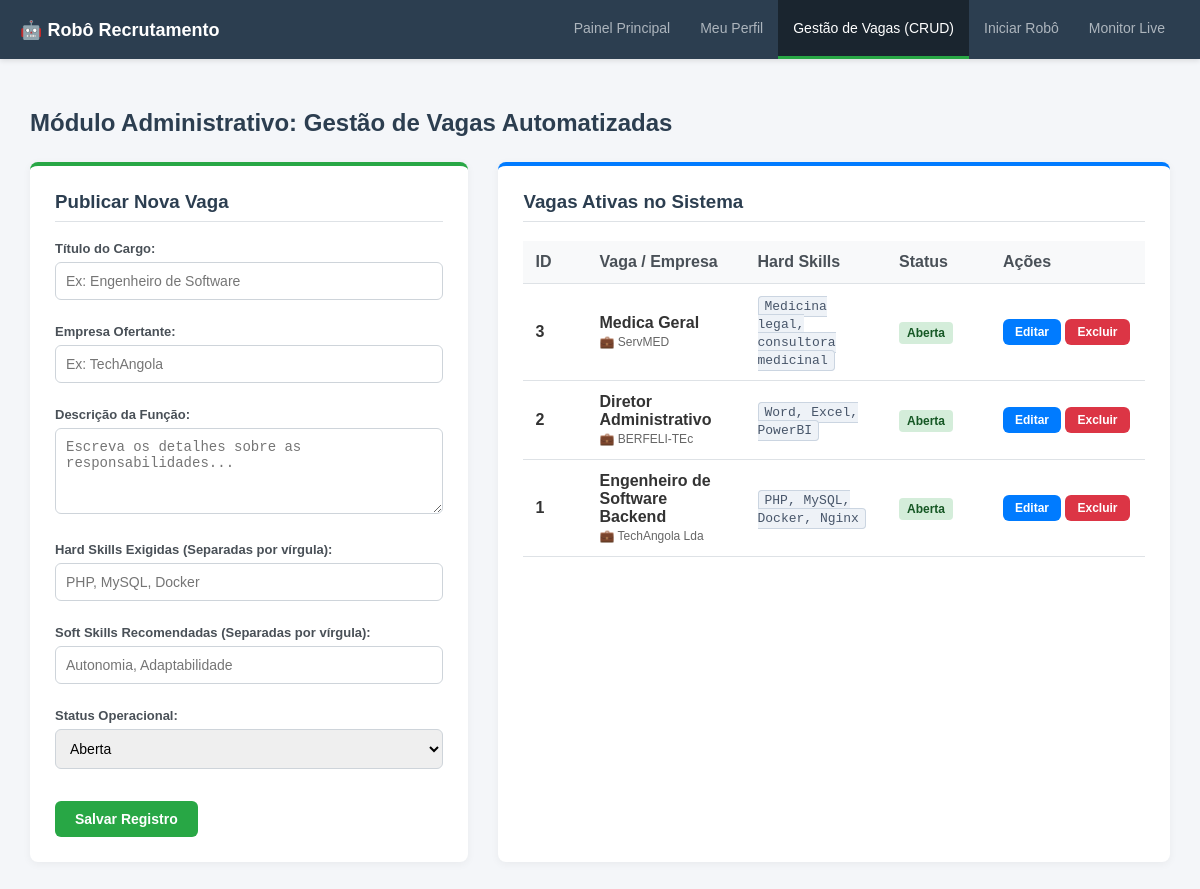
The app's page /vaga.php with its own data.
### tables this page shows
CREATE TABLE `vagas` (
  `id` int(11) NOT NULL,
  `titulo` varchar(255) NOT NULL,
  `empresa` varchar(255) NOT NULL,
  `descricao` text NOT NULL,
  `hard_skills_exigidas` text NOT NULL,
  `soft_skills_exigidas` text NOT NULL,
  `status_vaga` enum('Aberta','Fechada') DEFAULT 'Aberta',
  `criada_em` timestamp NOT NULL DEFAULT current_timestamp(),
  `email_recrutador` varchar(255) DEFAULT 'recrutamento.empresa.exemplo@gmail.com'
);

### vaga.php (the view, shortened to what this page needs)
<?php
$conn = new mysqli("localhost", "root", "", "sistema_recrutamento_db");
$vaga_edit = null;
$vagas_listagem = $conn->query("SELECT * FROM vagas ORDER BY id DESC");
?>
<!DOCTYPE html>
<html lang="pt">
<head>
</head>
<body>
    <nav class="navbar">
        <a class="navbar-brand" href="index.php">🤖 Robô Recrutamento</a>
        <ul class="navbar-nav">
            <li><a href="index.php">Painel Principal</a></li>
            <li><a href="perfil.php">Meu Perfil</a></li>
            <li><a href="vaga.php" class="active">Gestão de Vagas (CRUD)</a></li>
            <li><a href="executar.php">Iniciar Robô</a></li>
            <li><a href="monitor.php" target="_blank">Monitor Live</a></li>
        </ul>
    </nav>
    <div class="wrapper">
        <h2>Módulo Administrativo: Gestão de Vagas Automatizadas</h2>
        <div class="container">
            <div class="form-section">
                <h3><?php echo $vaga_edit ? "Editar Vaga #".$vaga_edit['id'] : "Publicar Nova Vaga"; ?></h3>
                <form method="POST" action="vaga.php">
                    <label>Título do Cargo:</label>
                    <input type="text" name="titulo" value="<?php echo $vaga_edit ? htmlspecialchars($vaga_edit['titulo']) : ''; ?>" required placeholder="Ex: Engenheiro de Software">
                    <label>Empresa Ofertante:</label>
                    <input type="text" name="empresa" value="<?php echo $vaga_edit ? htmlspecialchars($vaga_edit['empresa']) : ''; ?>" required placeholder="Ex: TechAngola">
                    <label>Descrição da Função:</label>
                    <textarea name="descricao" rows="4" required placeholder="Escreva os detalhes sobre as responsabilidades..."><?php echo $vaga_edit ? htmlspecialchars($vaga_edit['descricao']) : ''; ?></textarea>
                    <label>Hard Skills Exigidas (Separadas por vírgula):</label>
                    <input type="text" name="hard_skills_exigidas" value="<?php echo $vaga_edit ? htmlspecialchars($vaga_edit['hard_skills_exigidas']) : ''; ?>" required placeholder="PHP, MySQL, Docker">
                    <label>Soft Skills Recomendadas (Separadas por vírgula):</label>
                    <input type="text" name="soft_skills_exigidas" value="<?php echo $vaga_edit ? htmlspecialchars($vaga_edit['soft_skills_exigidas']) : ''; ?>" placeholder="Autonomia, Adaptabilidade">
                    <label>Status Operacional:</label>
                    <select name="status_vaga">
                        <option value="Aberta" <?php echo ($vaga_edit && $vaga_edit['status_vaga'] == 'Aberta') ? 'selected' : ''; ?>>Aberta</option>
                    </select>
                    <div style="margin-top: 20px;">
                        <button type="submit" name="salvar_vaga" class="btn">Salvar Registro</button>
                    </div>
                </form>
            </div>
            <div class="list-section">
                <h3>Vagas Ativas no Sistema</h3>
                <table>
                    <thead>
                        <tr>
                            <th style="width: 40px;">ID</th>
                            <th>Vaga / Empresa</th>
                            <th>Hard Skills</th>
                            <th style="width: 80px;">Status</th>
                            <th style="width: 130px;">Ações</th>
                        </tr>
                    </thead>
                    <tbody>
                        <?php if ($vagas_listagem && $vagas_listagem->num_rows > 0): ?>
                            <?php while($row = $vagas_listagem->fetch_assoc()): ?>
                                <tr>
                                    <td><strong><?php echo $row['id']; ?></strong></td>
                                    <td>
                                        <strong><?php echo htmlspecialchars($row['titulo']); ?></strong><br>
                                        <small style="color:#666; font-size: 12px;">💼 <?php echo htmlspecialchars($row['empresa']); ?></small>
                                    </td>
                                    <td>
                                        <span class="skill-tag"><?php echo htmlspecialchars($row['hard_skills_exigidas']); ?></span>
                                    </td>
                                    <td>
                                        <span class="badge badge-<?php echo strtolower($row['status_vaga']); ?>">
                                            <?php echo $row['status_vaga']; ?>
                                        </span>
                                    </td>
                                    <td>
                                        <a href="vaga.php?editar=<?php echo $row['id']; ?>" class="btn btn-edit">Editar</a>
                                        <a href="vaga.php?eliminar=<?php echo $row['id']; ?>" class="btn btn-danger" onclick="return confirm('Deseja realmente eliminar esta vaga permanentemente?')">Excluir</a>
                                    </td>
                                </tr>
                            <?php endwhile; ?>
                        <?php else: ?>
                            <tr><td colspan="5" style="text-align:center; color: #999;">Nenhuma vaga cadastrada até o momento.</td></tr>
                        <?php endif; ?>
                    </tbody>
                </table>
            </div>
        </div>
    </div>
</body>
</html>

### vaga.php (style rules this page uses)
body { font-family: Arial, sans-serif; background: #f4f6f9; color: #333; margin: 0; padding: 0; }
.navbar { background-color: #2c3e50; padding: 0 20px; display: flex; align-items: center; justify-content: space-between; box-shadow: 0 2px 5px rgba(0,0,0,0.1); }
.navbar-brand { color: #fff; font-size: 18px; font-weight: bold; text-decoration: none; }
.navbar-nav { list-style: none; display: flex; margin: 0; padding: 0; }
.navbar-nav li a { display: block; color: #adb5bd; padding: 20px 15px; text-decoration: none; font-size: 14px; transition: all 0.3s; }
.navbar-nav li a:hover, .navbar-nav li a.active { color: #fff; background-color: #1a252f; border-bottom: 3px solid #28a745; }
.wrapper { padding: 30px; max-width: 1300px; margin: 0 auto; }
.container { display: flex; gap: 30px; }
.form-section { flex: 1; background: #fff; padding: 25px; border-radius: 8px; box-shadow: 0 2px 8px rgba(0,0,0,0.05); height: fit-content; border-top: 4px solid #28a745; }
.list-section { flex: 1.6; background: #fff; padding: 25px; border-radius: 8px; box-shadow: 0 2px 8px rgba(0,0,0,0.05); border-top: 4px solid #007bff; }
h2 { color: #2c3e50; margin-bottom: 25px; }
h3 { padding-bottom: 8px; color: #2c3e50; margin-top: 0; border-bottom: 1px solid #dee2e6; }
label { font-weight: bold; font-size: 13px; color: #495057; display: block; margin-top: 12px; }
input[type="text"], textarea, select { width: 100%; padding: 10px; margin: 6px 0 12px 0; border: 1px solid #ced4da; border-radius: 6px; box-sizing: border-box; font-size: 14px; }
.btn { display: inline-block; background: #28a745; color: white; padding: 10px 20px; border: none; border-radius: 6px; cursor: pointer; text-decoration: none; font-size: 14px; font-weight: bold; transition: background 0.2s; }
.btn-danger { background: #dc3545; padding: 6px 12px; font-size: 12px; }
.btn-edit { background: #007bff; padding: 6px 12px; font-size: 12px; }
table { width: 100%; border-collapse: collapse; margin-top: 15px; }
th, td { padding: 12px; text-align: left; border-bottom: 1px solid #dee2e6; }
th { background-color: #f8f9fa; color: #495057; }
.badge { padding: 4px 8px; border-radius: 4px; font-size: 12px; font-weight: bold; }
.badge-aberta { background: #d4edda; color: #155724; }
.skill-tag { background: #eef2f7; color: #475569; padding: 2px 6px; border-radius: 4px; font-family: monospace; font-size: 13px; border: 1px solid #cbd5e1; }

### records on screen
vagas: id "3", titulo "Medica Geral", empresa "ServMED", hard_skills_exigidas "Medicina legal, consultora medicinal", status_vaga "Aberta"
vagas: id "2", titulo "Diretor Administrativo", empresa "BERFELI-TEc", hard_skills_exigidas "Word, Excel, PowerBI", status_vaga "Aberta"
vagas: id "1", titulo "Engenheiro de Software Backend", empresa "TechAngola Lda", hard_skills_exigidas "PHP, MySQL, Docker, Nginx", status_vaga "Aberta"
